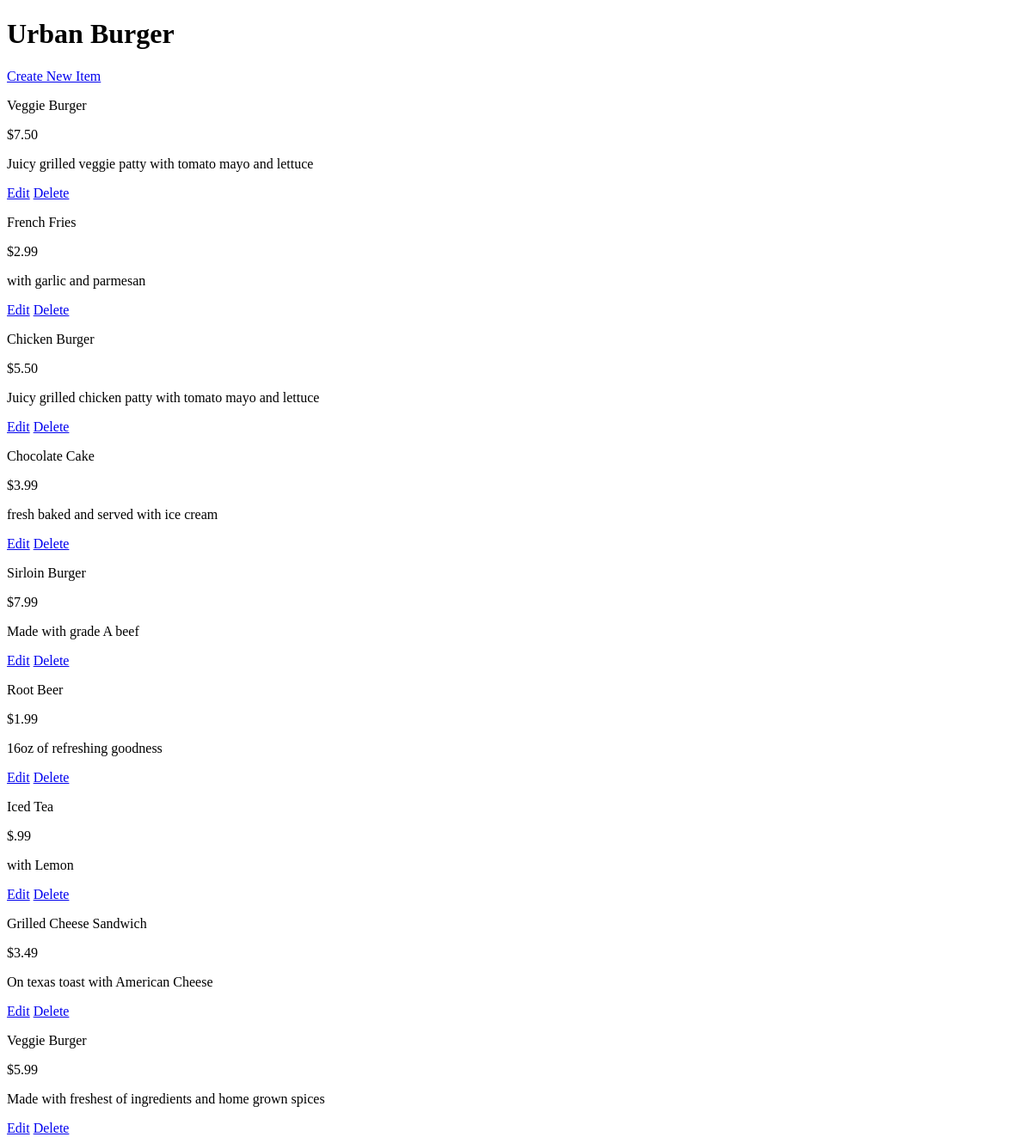
Page /restaurant/2/menu on the earlier database version.
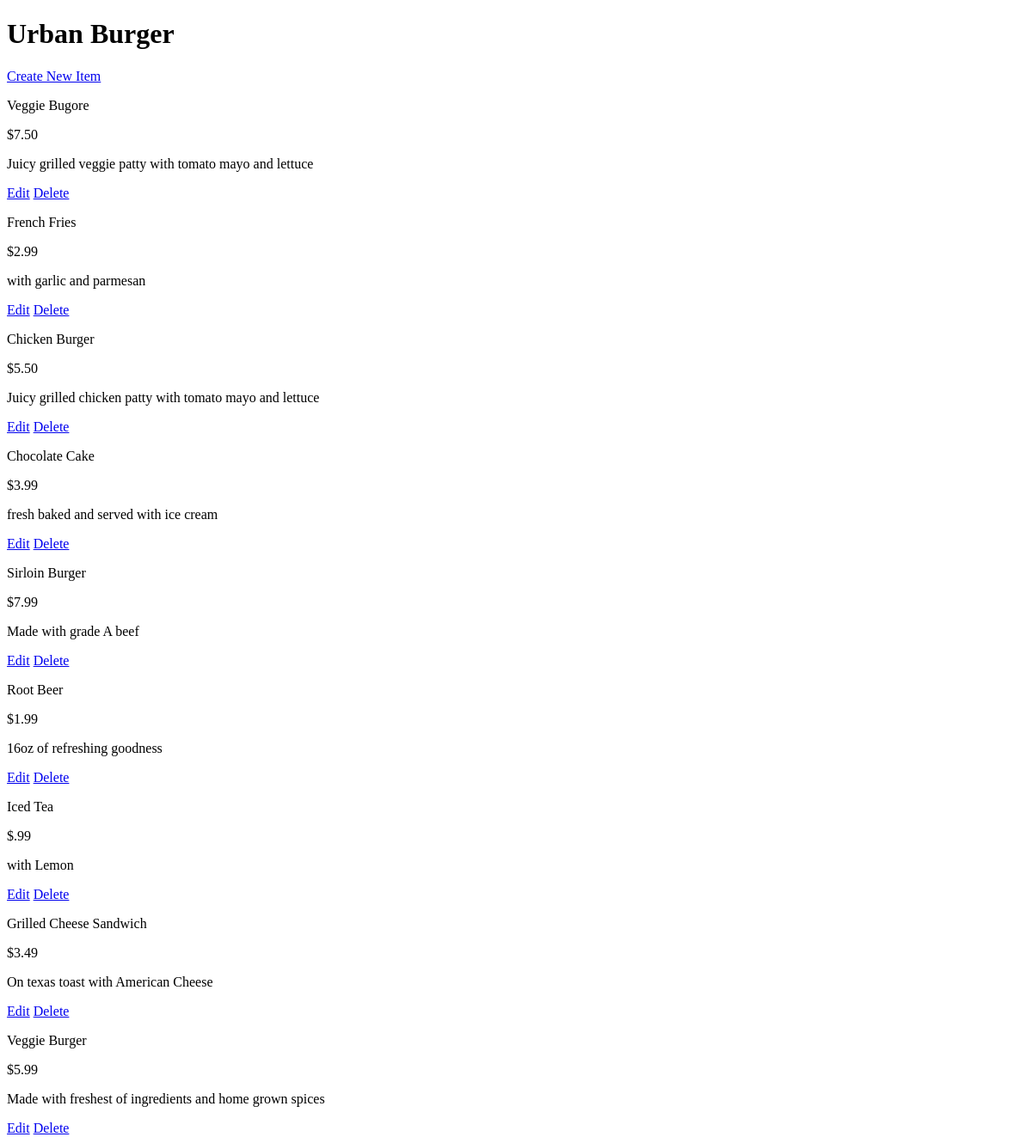
Same page on the later database version.
### database_setup.py (models this page shows, shortened)
class Restaurant(Base):
	__tablename__ = 'restaurant'
	name = Column(String(80), nullable = False)
	id = Column(Integer, primary_key = True)

class MenuItem(Base):
	__tablename__ = 'menu_item'
	name = Column(String(80), nullable = False)
	id = Column(Integer, primary_key = True)
	course = Column(String(250))
	description = Column(String(250))
	price = Column(String(8))
	restaurant_id = Column(Integer, ForeignKey('restaurant.id'))
	restaurant = relationship(Restaurant)

### finalProject.py (the view)
@app.route('/restaurant/<int:restaurant_id>')
@app.route('/restaurant/<int:restaurant_id>/menu')
def showMenu(restaurant_id):
	restaurant = session.query(Restaurant).filter_by(id = restaurant_id).one()
	items = session.query(MenuItem).filter_by(restaurant_id=restaurant.id)
	return render_template('menu.html', restaurant = restaurant, items=items)

### templates/menu.html (shortened to what this page needs)
<!DOCTYPE html>
<html>
<head>
</head>
<body>
	<h1>{{restaurant.name}}</h1>
	<a href = "{{url_for('newMenuItem', restaurant_id = restaurant.id)}}">Create New Item</a>
	{% for i in items %}
	    <div class = 'nameAndPrice'>
			<span class = 'name'>
				<p>{{i.name}}</p>
			</span>
			<span class = 'price'>
				<p>{{i.price}} </p>
			</span>
		</div>
		<div class = 'description'>
			<p>{{i.description}}</p>
		</div>
		<div class = "editdeletepane">
			<a href="{{url_for('editMenuItem',restaurant_id = restaurant.id, menu_id=i.id, i=item)}}">Edit</a>
			<a href="{{url_for('deleteMenuItem', restaurant_id = restaurant.id, menu_id=i.id, i=item)}}">Delete</a>
		</div>
	{% endfor %}
</body>
</html>

Differences in the rows shown:
changed MenuItem "Juicy grilled veggie patty with tomato mayo and lettuce": name "Veggie Burger" → "Veggie Bugore"
